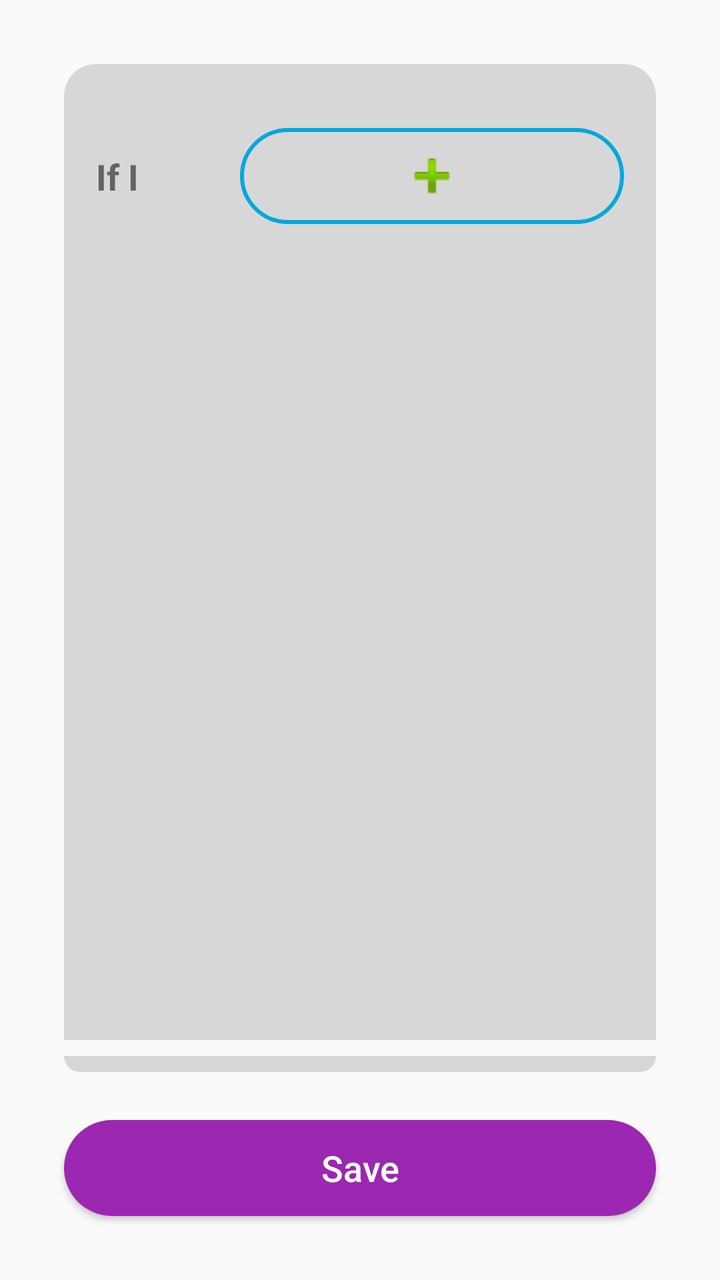
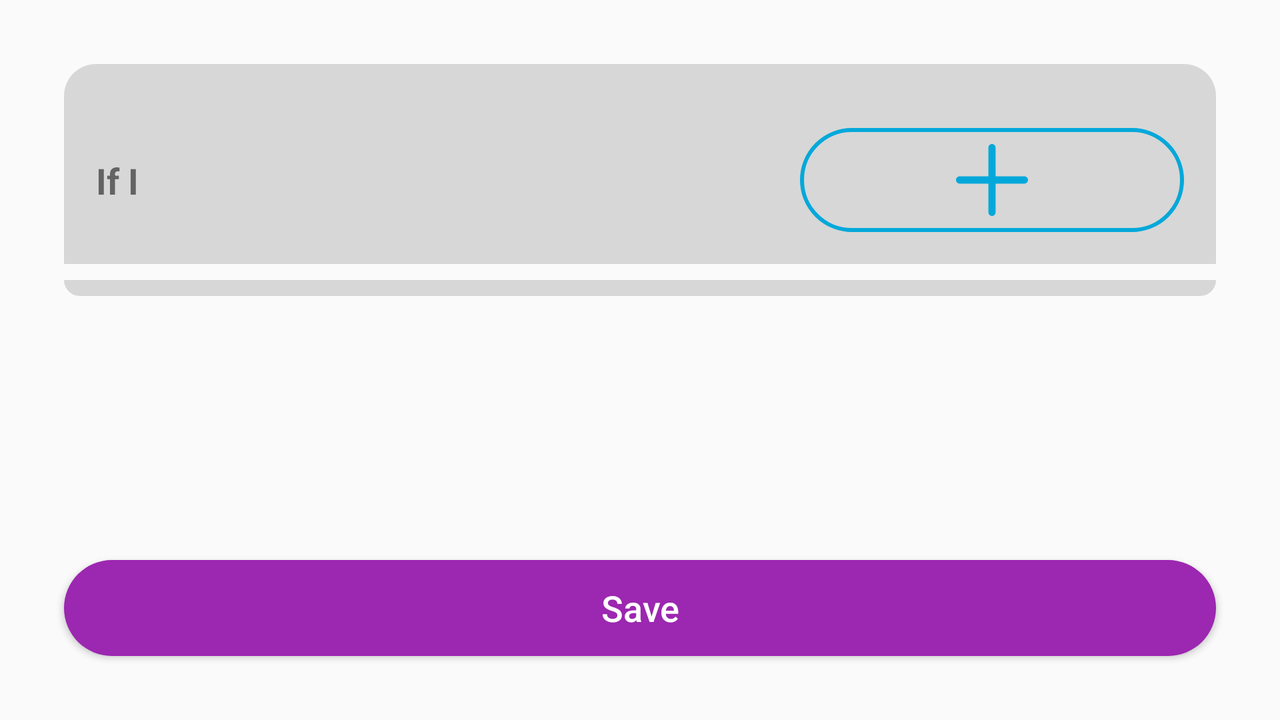

Two renders of one Android screen. The first uses the default layout on a phone; the second uses the alternative layout the repository ships for a different screen configuration, on a matching device. The two XML files are below.
<!-- AndroidManifest.xml: application theme AppTheme -->
<!-- res/layout/content_home.xml -->
<?xml version="1.0" encoding="utf-8"?>
<androidx.constraintlayout.widget.ConstraintLayout xmlns:android="http://schemas.android.com/apk/res/android"
    xmlns:app="http://schemas.android.com/apk/res-auto"
    android:layout_width="match_parent"
    android:layout_height="match_parent"
    app:layout_behavior="@string/appbar_scrolling_view_behavior">

    <ImageView
        android:id="@+id/imageView5"
        android:layout_width="0dp"
        android:layout_height="0dp"
        android:layout_marginTop="32dp"
        android:layout_marginBottom="8dp"
        app:layout_constraintBottom_toTopOf="@+id/imageView6"
        app:layout_constraintEnd_toEndOf="@+id/save_skill_button"
        app:layout_constraintHorizontal_bias="0.0"
        app:layout_constraintStart_toStartOf="@+id/save_skill_button"
        app:layout_constraintTop_toTopOf="parent"
        app:layout_constraintVertical_bias="1.0"
        app:srcCompat="@drawable/shape_trc16" />

    <ImageView
        android:id="@+id/imageView6"
        android:layout_width="0dp"
        android:layout_height="0dp"
        android:layout_marginBottom="24dp"
        app:layout_constraintBottom_toTopOf="@+id/save_skill_button"
        app:layout_constraintEnd_toEndOf="@+id/save_skill_button"
        app:layout_constraintStart_toStartOf="@+id/save_skill_button"
        app:layout_constraintTop_toTopOf="@+id/option_list_recycler"
        app:srcCompat="@drawable/shape_brc16" />

    <TextView
        android:id="@+id/textView2"
        android:layout_width="wrap_content"
        android:layout_height="wrap_content"
        android:text="If I"
        android:textSize="18sp"
        android:textStyle="bold"
        app:layout_constraintBottom_toBottomOf="@+id/frameView"
        app:layout_constraintStart_toStartOf="@+id/option_stage_recycler"
        app:layout_constraintTop_toTopOf="@+id/frameView" />

    <FrameLayout
        android:id="@+id/frameView"
        android:layout_width="0dp"
        android:layout_height="wrap_content"
        android:layout_marginStart="32dp"
        android:layout_marginTop="32dp"
        app:layout_constraintBottom_toTopOf="@+id/option_action_recycler"
        app:layout_constraintEnd_toEndOf="@+id/option_stage_recycler"
        app:layout_constraintHorizontal_bias="1.0"
        app:layout_constraintStart_toEndOf="@+id/textView2"
        app:layout_constraintTop_toTopOf="@+id/imageView5"
        app:layout_constraintWidth_max="192dp">

        <ImageView
            android:layout_width="match_parent"
            android:layout_height="wrap_content"
            android:background="@drawable/shape_rc64_stk2_blue"
            android:padding="8dp"
            app:layout_constraintBottom_toBottomOf="@+id/textView2"
            app:layout_constraintEnd_toEndOf="@+id/option_stage_recycler"
            app:layout_constraintStart_toEndOf="@+id/textView2"
            app:layout_constraintTop_toTopOf="@+id/textView2"
            app:srcCompat="@android:drawable/ic_input_add" />
    </FrameLayout>

    <androidx.recyclerview.widget.RecyclerView
        android:id="@+id/option_action_recycler"
        android:layout_width="0dp"
        android:layout_height="0dp"
        android:layout_marginTop="8dp"
        app:layout_constraintBottom_toTopOf="@+id/option_stage_recycler"
        app:layout_constraintEnd_toEndOf="@+id/option_stage_recycler"
        app:layout_constraintStart_toStartOf="@+id/option_stage_recycler"
        app:layout_constraintTop_toBottomOf="@+id/frameView"
        app:layout_constraintVertical_weight="1" />

    <androidx.recyclerview.widget.RecyclerView
        android:id="@+id/option_stage_recycler"
        android:layout_width="0dp"
        android:layout_height="wrap_content"
        android:layout_marginStart="16dp"
        android:layout_marginEnd="16dp"
        android:layout_marginBottom="8dp"
        app:layout_constraintBottom_toBottomOf="@+id/imageView5"
        app:layout_constraintEnd_toEndOf="@+id/imageView5"
        app:layout_constraintStart_toStartOf="@+id/imageView5"
        app:layout_constraintTop_toBottomOf="@id/option_action_recycler" />

    <androidx.recyclerview.widget.RecyclerView
        android:id="@+id/option_list_recycler"
        android:layout_width="0dp"
        android:layout_height="wrap_content"
        android:layout_marginStart="16dp"
        android:layout_marginEnd="16dp"
        android:layout_marginBottom="32dp"
        app:layout_constraintBottom_toTopOf="@+id/save_skill_button"
        app:layout_constraintEnd_toEndOf="@+id/imageView6"
        app:layout_constraintHorizontal_bias="1.0"
        app:layout_constraintStart_toStartOf="@+id/imageView6" />

    <Button
        android:id="@+id/save_skill_button"
        android:layout_width="0dp"
        android:layout_height="wrap_content"
        android:layout_marginStart="32dp"
        android:layout_marginEnd="32dp"
        android:layout_marginBottom="32dp"
        android:background="@drawable/shape_rc64"
        android:backgroundTint="@color/colorSaveButton"
        android:text="Save"
        android:textAllCaps="false"
        android:textColor="@android:color/white"
        android:textSize="18sp"
        app:layout_constraintBottom_toBottomOf="parent"
        app:layout_constraintEnd_toEndOf="parent"
        app:layout_constraintStart_toStartOf="parent" />

</androidx.constraintlayout.widget.ConstraintLayout>
<!-- resources referenced by this layout -->
<resources>
  <color name="colorSaveButton">#9C27B0</color>
  <!-- drawable shape_brc16 (drawable) -->
  <?xml version="1.0" encoding="utf-8"?>
  <shape xmlns:android="http://schemas.android.com/apk/res/android">
  
      <corners
          android:bottomLeftRadius="@dimen/shape_curvature"
          android:bottomRightRadius="@dimen/shape_curvature" />
  
  
      <solid android:color="@color/backgroundGrey" />
  </shape>
  <!-- drawable shape_rc64 (drawable) -->
  <?xml version="1.0" encoding="utf-8"?>
  <shape xmlns:android="http://schemas.android.com/apk/res/android">
  
      <corners android:radius="@dimen/super_curvature" />
  
      <solid android:color="@color/colorAccent" />
  </shape>
  <!-- drawable shape_rc64_stk2_blue (drawable) -->
  <?xml version="1.0" encoding="utf-8"?>
  <shape xmlns:android="http://schemas.android.com/apk/res/android">
  
      <corners android:radius="@dimen/super_curvature" />
  
      <stroke
          android:width="2dp"
          android:color="@color/colorAccent" />
  </shape>
  <!-- drawable shape_trc16 (drawable) -->
  <?xml version="1.0" encoding="utf-8"?>
  <shape xmlns:android="http://schemas.android.com/apk/res/android">
  
      <corners
          android:topLeftRadius="@dimen/shape_curvature"
          android:topRightRadius="@dimen/shape_curvature" />
  
  
      <solid android:color="@color/backgroundGrey" />
  </shape>
  <style name="AppTheme" parent="Theme.AppCompat.DayNight.DarkActionBar">
          
          <item name="colorPrimary">@color/colorPrimary</item>
          <item name="colorPrimaryDark">@color/colorPrimaryDark</item>
          <item name="colorAccent">@color/colorAccent</item>
      </style>
  <dimen name="shape_curvature">16dp</dimen>
  <color name="backgroundGrey">#2C333333</color>
  <dimen name="super_curvature">64dp</dimen>
  <color name="colorAccent">#03A8DA</color>
  <color name="colorPrimary">#FFFFFF</color>
  <color name="colorPrimaryDark">#FFFFFF</color>
</resources>
<!-- res/layout-land/content_home.xml (the author's variant of the layout above) -->
<!-- drawn on the phone turned sideways -->
<?xml version="1.0" encoding="utf-8"?>
<androidx.constraintlayout.widget.ConstraintLayout xmlns:android="http://schemas.android.com/apk/res/android"
    xmlns:app="http://schemas.android.com/apk/res-auto"
    android:layout_width="match_parent"
    android:layout_height="match_parent"
    app:layout_behavior="@string/appbar_scrolling_view_behavior">

    <ScrollView
        android:layout_width="0dp"
        android:layout_height="0dp"
        app:layout_constraintBottom_toTopOf="@+id/save_skill_button"
        app:layout_constraintEnd_toEndOf="@+id/save_skill_button"
        app:layout_constraintStart_toStartOf="@+id/save_skill_button"
        app:layout_constraintTop_toTopOf="parent">

        <androidx.constraintlayout.widget.ConstraintLayout
            android:id="@+id/innerConstraint"
            android:layout_width="match_parent"
            android:layout_height="wrap_content">

            <ImageView
                android:id="@+id/imageView5"
                android:layout_width="0dp"
                android:layout_height="0dp"
                android:layout_marginTop="32dp"
                android:layout_marginBottom="8dp"
                app:layout_constraintBottom_toTopOf="@+id/imageView6"
                app:layout_constraintEnd_toEndOf="@+id/innerConstraint"
                app:layout_constraintHorizontal_bias="0.0"
                app:layout_constraintStart_toStartOf="@+id/innerConstraint"
                app:layout_constraintTop_toTopOf="parent"
                app:layout_constraintVertical_bias="1.0"
                app:srcCompat="@drawable/shape_trc16" />

            <ImageView
                android:id="@+id/imageView6"
                android:layout_width="0dp"
                android:layout_height="0dp"
                android:layout_marginBottom="24dp"
                app:layout_constraintBottom_toBottomOf="@+id/innerConstraint"
                app:layout_constraintEnd_toEndOf="@+id/innerConstraint"
                app:layout_constraintStart_toStartOf="@+id/innerConstraint"
                app:layout_constraintTop_toTopOf="@+id/option_list_recycler"
                app:srcCompat="@drawable/shape_brc16" />

            <TextView
                android:id="@+id/textView2"
                android:layout_width="wrap_content"
                android:layout_height="wrap_content"
                android:text="If I"
                android:textSize="18sp"
                android:textStyle="bold"
                app:layout_constraintBottom_toBottomOf="@+id/frameView"
                app:layout_constraintStart_toStartOf="@+id/option_stage_recycler"
                app:layout_constraintTop_toTopOf="@+id/frameView" />

            <FrameLayout
                android:id="@+id/frameView"
                android:layout_width="0dp"
                android:layout_height="wrap_content"
                android:layout_marginStart="32dp"
                android:layout_marginTop="32dp"
                app:layout_constraintBottom_toTopOf="@+id/option_action_recycler"
                app:layout_constraintEnd_toEndOf="@+id/option_stage_recycler"
                app:layout_constraintHorizontal_bias="1.0"
                app:layout_constraintStart_toEndOf="@+id/textView2"
                app:layout_constraintTop_toTopOf="@+id/imageView5"
                app:layout_constraintWidth_max="192dp">

                <ImageView
                    android:layout_width="match_parent"
                    android:layout_height="wrap_content"
                    android:background="@drawable/shape_rc64_stk2_blue"
                    android:padding="8dp"
                    app:layout_constraintBottom_toBottomOf="@+id/textView2"
                    app:layout_constraintEnd_toEndOf="@+id/option_stage_recycler"
                    app:layout_constraintStart_toEndOf="@+id/textView2"
                    app:layout_constraintTop_toTopOf="@+id/textView2"
                    app:srcCompat="@drawable/ic_plus" />
            </FrameLayout>

            <androidx.recyclerview.widget.RecyclerView
                android:id="@+id/option_action_recycler"
                android:layout_width="0dp"
                android:layout_height="wrap_content"
                android:layout_marginTop="8dp"
                app:layout_constraintBottom_toTopOf="@+id/option_stage_recycler"
                app:layout_constraintEnd_toEndOf="@+id/option_stage_recycler"
                app:layout_constraintStart_toStartOf="@+id/option_stage_recycler"
                app:layout_constraintTop_toBottomOf="@+id/frameView"
                app:layout_constraintVertical_weight="1" />

            <androidx.recyclerview.widget.RecyclerView
                android:id="@+id/option_stage_recycler"
                android:layout_width="0dp"
                android:layout_height="wrap_content"
                android:layout_marginStart="16dp"
                android:layout_marginEnd="16dp"
                android:layout_marginBottom="8dp"
                app:layout_constraintBottom_toBottomOf="@+id/imageView5"
                app:layout_constraintEnd_toEndOf="@+id/imageView5"
                app:layout_constraintStart_toStartOf="@+id/imageView5"
                app:layout_constraintTop_toBottomOf="@id/option_action_recycler" />

            <androidx.recyclerview.widget.RecyclerView
                android:id="@+id/option_list_recycler"
                android:layout_width="0dp"
                android:layout_height="wrap_content"
                android:layout_marginStart="16dp"
                android:layout_marginEnd="16dp"
                android:layout_marginBottom="32dp"
                app:layout_constraintBottom_toBottomOf="@+id/innerConstraint"
                app:layout_constraintEnd_toEndOf="@+id/imageView6"
                app:layout_constraintHorizontal_bias="1.0"
                app:layout_constraintStart_toStartOf="@+id/imageView6" />

        </androidx.constraintlayout.widget.ConstraintLayout>
    </ScrollView>

    <Button
        android:id="@+id/save_skill_button"
        android:layout_width="0dp"
        android:layout_height="wrap_content"
        android:layout_marginStart="32dp"
        android:layout_marginEnd="32dp"
        android:layout_marginBottom="32dp"
        android:background="@drawable/shape_rc64"
        android:backgroundTint="@color/colorSaveButton"
        android:text="Save"
        android:textAllCaps="false"
        android:textColor="@android:color/white"
        android:textSize="18sp"
        app:layout_constraintBottom_toBottomOf="parent"
        app:layout_constraintEnd_toEndOf="parent"
        app:layout_constraintStart_toStartOf="parent" />

</androidx.constraintlayout.widget.ConstraintLayout>
<!-- resources referenced by the variant -->
<!-- as the phone turned sideways resolves them -->
<resources>
  <color name="colorSaveButton">#9C27B0</color>
  <!-- drawable ic_plus (drawable) -->
  <vector xmlns:android="http://schemas.android.com/apk/res/android"
      android:width="36dp"
      android:height="36dp"
      android:viewportWidth="426.66666"
      android:viewportHeight="426.66666">
    <path
        android:fillColor="@color/colorAccent"
        android:pathData="m405.332,192h-170.664v-170.668c0,-11.773 -9.559,-21.332 -21.336,-21.332 -11.773,0 -21.332,9.559 -21.332,21.332v170.668h-170.668c-11.773,0 -21.332,9.559 -21.332,21.332 0,11.777 9.559,21.336 21.332,21.336h170.668v170.664c0,11.777 9.559,21.336 21.332,21.336 11.777,0 21.336,-9.559 21.336,-21.336v-170.664h170.664c11.777,0 21.336,-9.559 21.336,-21.336 0,-11.773 -9.559,-21.332 -21.336,-21.332zM405.332,192" />
  </vector>
  <!-- drawable shape_brc16 (drawable) -->
  <?xml version="1.0" encoding="utf-8"?>
  <shape xmlns:android="http://schemas.android.com/apk/res/android">
  
      <corners
          android:bottomLeftRadius="@dimen/shape_curvature"
          android:bottomRightRadius="@dimen/shape_curvature" />
  
  
      <solid android:color="@color/backgroundGrey" />
  </shape>
  <!-- drawable shape_rc64 (drawable) -->
  <?xml version="1.0" encoding="utf-8"?>
  <shape xmlns:android="http://schemas.android.com/apk/res/android">
  
      <corners android:radius="@dimen/super_curvature" />
  
      <solid android:color="@color/colorAccent" />
  </shape>
  <!-- drawable shape_rc64_stk2_blue (drawable) -->
  <?xml version="1.0" encoding="utf-8"?>
  <shape xmlns:android="http://schemas.android.com/apk/res/android">
  
      <corners android:radius="@dimen/super_curvature" />
  
      <stroke
          android:width="2dp"
          android:color="@color/colorAccent" />
  </shape>
  <!-- drawable shape_trc16 (drawable) -->
  <?xml version="1.0" encoding="utf-8"?>
  <shape xmlns:android="http://schemas.android.com/apk/res/android">
  
      <corners
          android:topLeftRadius="@dimen/shape_curvature"
          android:topRightRadius="@dimen/shape_curvature" />
  
  
      <solid android:color="@color/backgroundGrey" />
  </shape>
  <style name="AppTheme" parent="Theme.AppCompat.DayNight.DarkActionBar">
          
          <item name="colorPrimary">@color/colorPrimary</item>
          <item name="colorPrimaryDark">@color/colorPrimaryDark</item>
          <item name="colorAccent">@color/colorAccent</item>
      </style>
  <color name="colorAccent">#03A8DA</color>
  <dimen name="shape_curvature">16dp</dimen>
  <color name="backgroundGrey">#2C333333</color>
  <dimen name="super_curvature">64dp</dimen>
  <color name="colorPrimary">#FFFFFF</color>
  <color name="colorPrimaryDark">#FFFFFF</color>
</resources>
